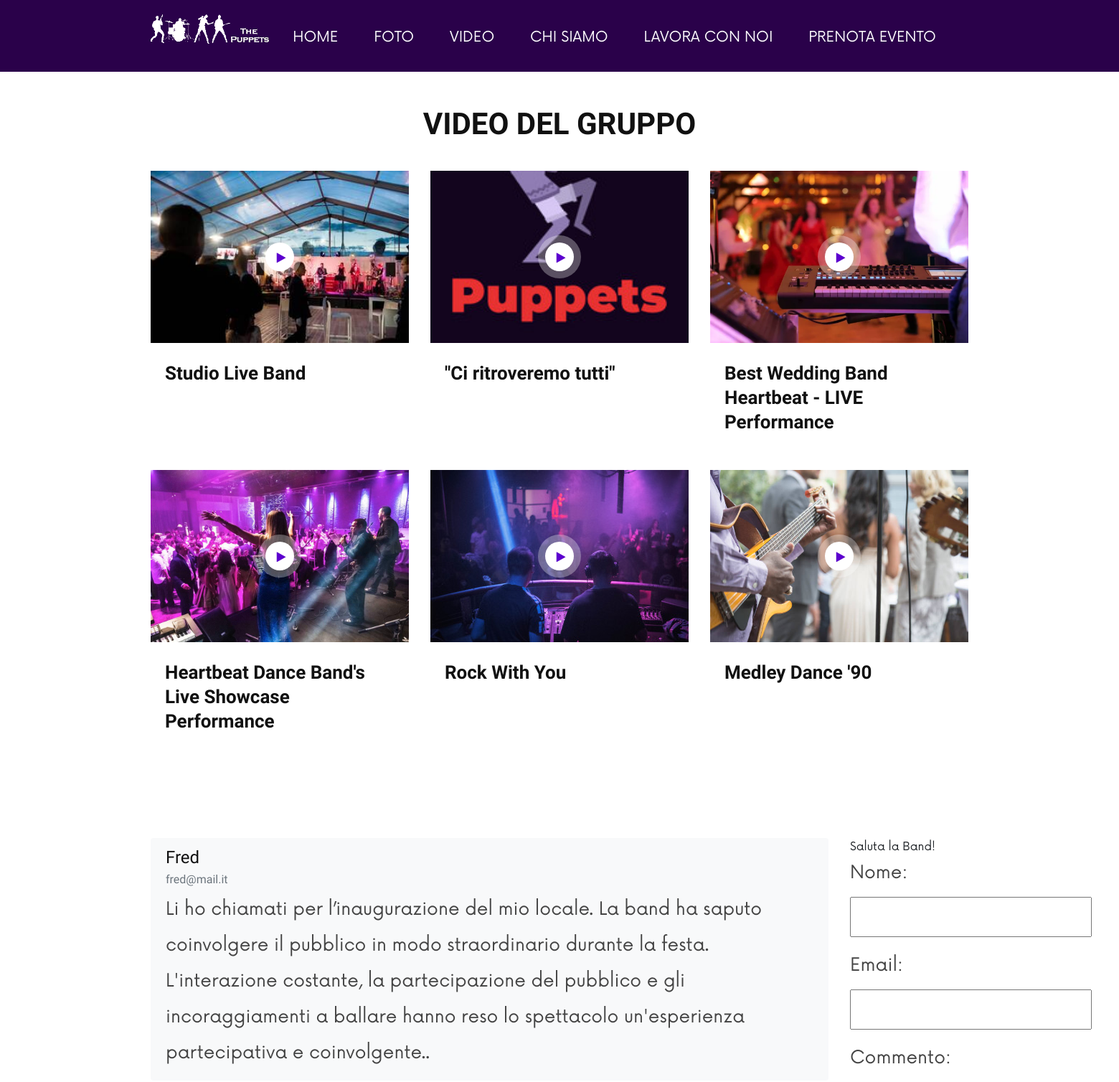
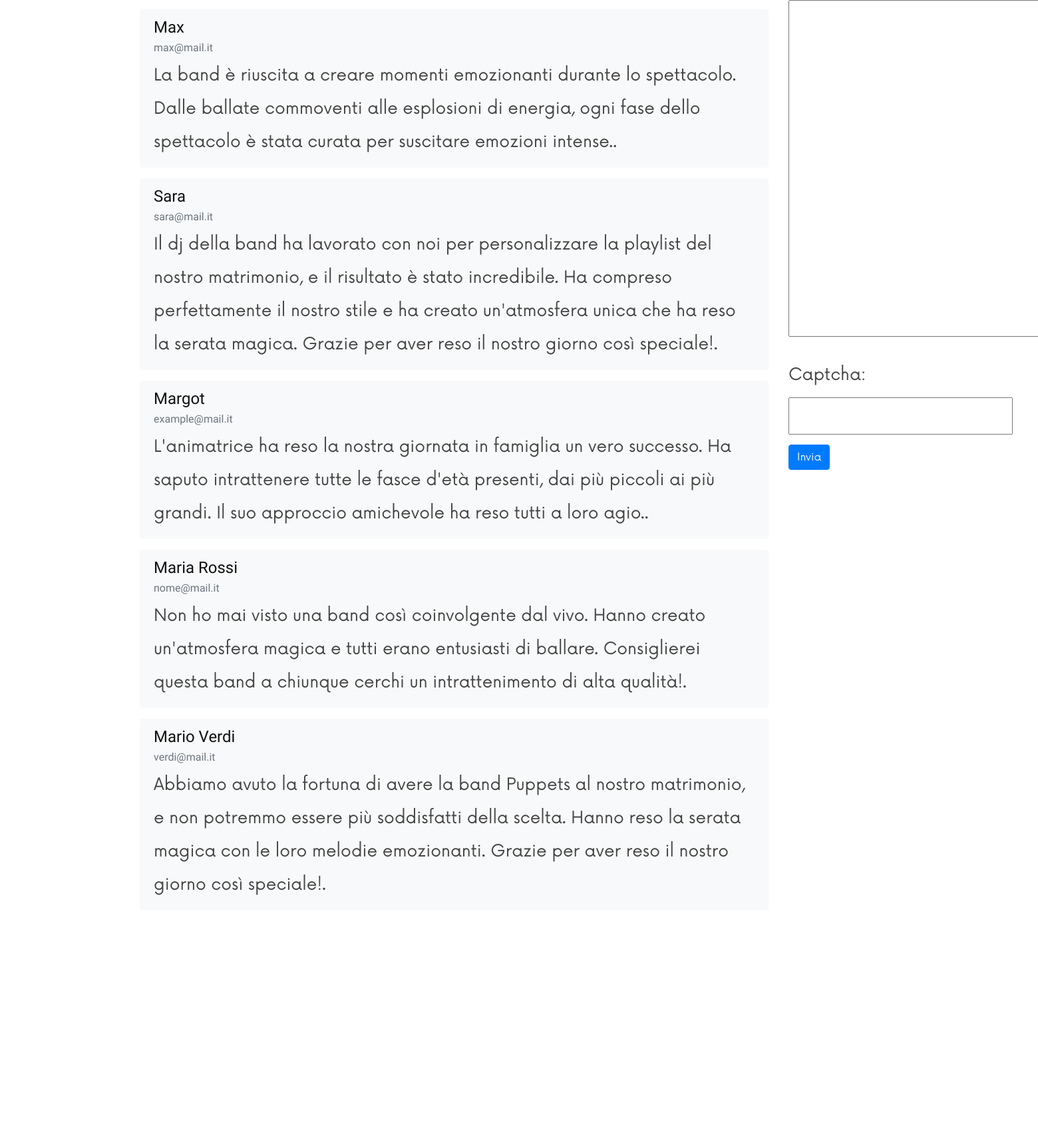
The page /video/ (upper part) on the database its author committed (2 pictures, top to bottom).
### gruppo/models.py (models this page shows, shortened)
class Video(models.Model):
    nome = models.CharField(max_length=150, null=True, blank=True)
    link = models.CharField(max_length=255, null=True, blank=True)
    data_inserimento = models.DateTimeField(auto_now_add=True)
    data_modifica = models.DateTimeField(auto_now=True)
    img = models.ImageField(upload_to='img_video/%Y/%m/%d/', default='no-image.png')
    img_resized = ImageSpecField(source='img',processors=[ResizeToCover(250,250)],format='PNG',options={'quality': 60})

class Commenti(models.Model):
    nome = models.CharField(max_length=200)
    email = models.EmailField(max_length=250)
    commento = models.TextField(max_length=500)

### gruppo/views.py (the view)
# urls.py: path('video/', views.videopage, name="video"),
def videopage(request):
    video = Video.objects.all()
    form=CommentiForm(request.POST)
    if request.method == 'POST':
        if form.is_valid():
            commenti=form.save()
            return redirect('gruppo:video')
    else:
       form =CommentiForm()
       commenti = Commenti.objects.all()
    return render (request, 'videopage.html',{'form':form,'commenti':commenti, 'video':video})

### gruppo/forms.py
class CommentiForm(forms.ModelForm):
    captcha = CaptchaField()
    class Meta:
        model = Commenti
        fields = ['nome','email','commento','captcha']

### templates/videopage.html (shortened to what this page needs)
{% extends "base.html" %}
{% load static %}
{% block content %}
<br><br>
    <section class="youtube spad">
        <div class="container">
            <div class="row">
                <div class="col-lg-12">
                    <div class="section-title">
                        <h2>Video Del Gruppo</h2>
                    </div>
                </div>
            </div>
            <div class="row">
                {% for video in video  %}
                <div class="col-lg-4 col-md-6 col-sm-6">
                    <div class="youtube__item">
                        <div class="youtube__item__pic set-bg" data-setbg="{{video.img.url}}">
                            <a href="{{video.link}}" class="play-btn video-popup"><i class="fa fa-play"></i></a>
                        </div>
                        <div class="youtube__item__text">
                            <h4>{{video.nome}}</h4>
                        </div>
                    </div>
                </div>
                {% endfor %}
            </div>
    <br><br><br><br>
        <div class="row">
          <div class="col-10">
            {% for commento in commenti %}
            <div class="alert bg-light mb-3" role="alert">
              <h4 class="card-title">{{commento.nome}}</h4>
              <h6 class="card-subtitle mb-2 text-muted">{{commento.email}}</h6>
              <p class="card-text">{{commento.commento}}.</p>
            </div>
        {% endfor %}
          </div>
          <div class="col-2">
            Saluta la Band!
            <form class="form-group" method="POST">
                {{form.as_p}}
                <button type="submit" class="btn btn-primary">Invia</button>
          </div>
        </div>
    </div>
</section>
<br/><br/><br/><br/><br/><br/><br/><br/><br/><br/><br/><br/><br/><br/><br/><br/>
{% endblock content %}

### gruppo/static/css/style.css (style rules this page uses)
html, body { height: 100%; font-family: "Now Regular"; -webkit-font-smoothing: antialiased; }
h1, h2, h3, h4, h5, h6 { margin: 0; color: #111111; font-weight: 400; font-family: "Rajdhani", sans-serif; }
h2 { font-size: 80px; font-weight: bold; }
h4 { font-size: 24px; }
h6 { font-size: 16px; }
p { font-size: 25px; font-family: "Now Regular"; color: #444444; font-weight: 400; line-height: 50px; margin: 0 0 15px 0; }
.section-title { margin-bottom: 40px; position: relative; z-index: 1; }
.section-title h2 { font-size: 42px; color: #111111; font-weight: 700; text-transform: uppercase; }
.set-bg { background-repeat: no-repeat; background-size: cover; background-position: bottom center; }
.spad { padding-top: 100px; padding-bottom: 100px; }
.youtube { padding-bottom: 50px; }
.youtube .section-title { text-align: center; }
.youtube__item { -webkit-transition: all, 0.3s; -o-transition: all, 0.3s; transition: all, 0.3s; margin-bottom: 30px; }
.youtube__item__pic { height: 240px; display: -webkit-box; display: -ms-flexbox; display: flex; -webkit-box-align: center; -ms-flex-align: center; align-items: center; -webkit-box-pack: center; -ms-flex-pack: center; justify-content: center; }
.youtube__item__pic .play-btn { font-size: 16px; color: #5c00ce; height: 60px; width: 60px; border-radius: 50%; background: rgba(255, 255, 255, 0.3); display: inline-block; line-height: 60px; text-align: center; position: relative; z-index: 1; }
.youtube__item__pic .play-btn i { position: relative; top: 2px; left: 2px; }
.youtube__item__pic .play-btn:after { position: absolute; left: 10px; top: 10px; height: 40px; width: 40px; background: #ffffff; border-radius: 50%; content: ""; z-index: -1; }
.youtube__item__text { padding: 25px 30px 20px 20px; background: #ffffff; }
.youtube__item__text h4 { font-size: 26px; color: #111111; line-height: 34px; font-weight: 700; }
@media only screen and (min-width: 1200px) { .container { max-width: 1170px; } }

### rows shown on the page
Video: shows a picture, nome "Studio Live Band"
Video: shows a picture, nome "\"Ci ritroveremo tutti\""
Video: shows a picture, nome "Best Wedding Band Heartbeat - LIVE Performance"
Video: shows a picture, nome "Heartbeat Dance Band's Live Showcase Performance"
Video: shows a picture, nome "Rock With You"
Video: shows a picture, nome "Medley Dance '90"
Commenti: nome "Fred", email "fred@mail.it", commento "Li ho chiamati per l’inaugurazione del mio locale. La band ha saputo coinvolgere il pubblico in modo straordinario durante la festa. L'interazione costante, la partecipazione del pubblico e gli incoraggiamenti a ballare hanno reso lo spettacolo un'esperienza partecipativa e coinvolgente."
Commenti: nome "Max", email "max@mail.it", commento "La band è riuscita a creare momenti emozionanti durante lo spettacolo. Dalle ballate commoventi alle esplosioni di energia, ogni fase dello spettacolo è stata curata per suscitare emozioni intense."
Commenti: nome "Sara", email "sara@mail.it", commento "Il dj della band ha lavorato con noi per personalizzare la playlist del nostro matrimonio, e il risultato è stato incredibile. Ha compreso perfettamente il nostro stile e ha creato un'atmosfera unica che ha reso la serata magica. Grazie per aver reso il nostro giorno così speciale!"
Commenti: nome "Margot", email "example@mail.it", commento "L'animatrice ha reso la nostra giornata in famiglia un vero successo. Ha saputo intrattenere tutte le fasce d'età presenti, dai più piccoli ai più grandi. Il suo approccio amichevole ha reso tutti a loro agio."
Commenti: nome "Maria Rossi", email "nome@mail.it", commento "Non ho mai visto una band così coinvolgente dal vivo. Hanno creato un'atmosfera magica e tutti erano entusiasti di ballare. Consiglierei questa band a chiunque cerchi un intrattenimento di alta qualità!"
Commenti: nome "Mario Verdi", email "verdi@mail.it", commento "Abbiamo avuto la fortuna di avere la band Puppets al nostro matrimonio, e non potremmo essere più soddisfatti della scelta. Hanno reso la serata magica con le loro melodie emozionanti. Grazie per aver reso il nostro giorno così speciale!"
